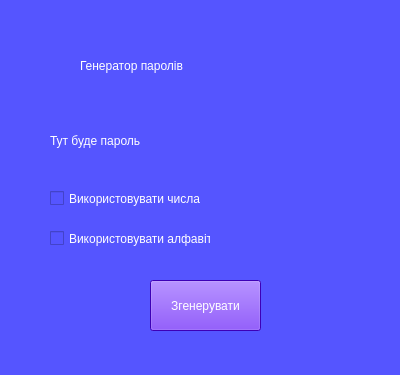
<?xml version="1.0" encoding="UTF-8"?>
<ui version="4.0">
 <class>Form</class>
 <widget class="QWidget" name="Form">
  <property name="geometry">
   <rect>
    <x>0</x>
    <y>0</y>
    <width>400</width>
    <height>375</height>
   </rect>
  </property>
  <property name="windowTitle">
   <string>Form</string>
  </property>
  <property name="styleSheet">
   <string notr="true">background: rgb(85, 85, 255)
</string>
  </property>
  <widget class="QLabel" name="label">
   <property name="geometry">
    <rect>
     <x>80</x>
     <y>30</y>
     <width>271</width>
     <height>71</height>
    </rect>
   </property>
   <property name="styleSheet">
    <string notr="true">font: 22pt &quot;MS Shell Dlg 2&quot;;
color: rgb(255, 255, 255)</string>
   </property>
   <property name="text">
    <string>Генератор паролів</string>
   </property>
  </widget>
  <widget class="QCheckBox" name="checkBox">
   <property name="geometry">
    <rect>
     <x>50</x>
     <y>190</y>
     <width>151</width>
     <height>17</height>
    </rect>
   </property>
   <property name="styleSheet">
    <string notr="true">color: rgb(255, 255, 255)</string>
   </property>
   <property name="text">
    <string>Використовувати числа</string>
   </property>
  </widget>
  <widget class="QCheckBox" name="cb_alphabete">
   <property name="geometry">
    <rect>
     <x>50</x>
     <y>230</y>
     <width>161</width>
     <height>17</height>
    </rect>
   </property>
   <property name="styleSheet">
    <string notr="true">color: rgb(255, 255, 255)</string>
   </property>
   <property name="text">
    <string>Використовувати алфавіт</string>
   </property>
  </widget>
  <widget class="QLabel" name="result">
   <property name="geometry">
    <rect>
     <x>50</x>
     <y>130</y>
     <width>171</width>
     <height>21</height>
    </rect>
   </property>
   <property name="styleSheet">
    <string notr="true">font: 14pt &quot;MS Shell Dlg 2&quot;;
color: rgb(255, 255, 255)</string>
   </property>
   <property name="text">
    <string>Тут буде пароль</string>
   </property>
  </widget>
  <widget class="QPushButton" name="btn_generate">
   <property name="geometry">
    <rect>
     <x>150</x>
     <y>280</y>
     <width>111</width>
     <height>51</height>
    </rect>
   </property>
   <property name="styleSheet">
    <string notr="true">background: rgb(85, 0, 255);
color: rgb(255, 255, 255)</string>
   </property>
   <property name="text">
    <string>Згенерувати</string>
   </property>
  </widget>
 </widget>
 <resources/>
 <connections/>
</ui>
